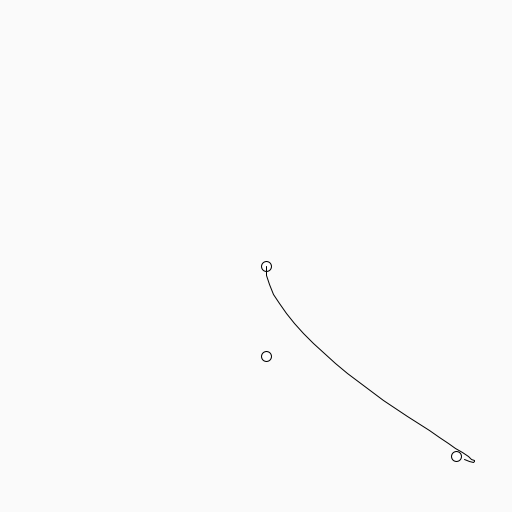
Frame 1 (no input)
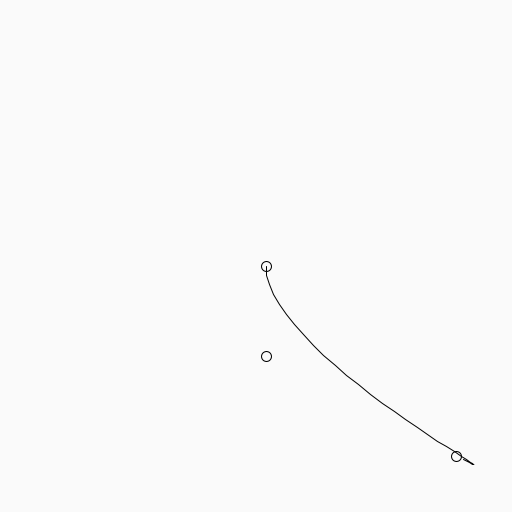
Frame 60 (the mouse pressed at the canvas centre just before this capture)
Frame 120 (the mouse held since frame 60 and released just before this capture): identical to frame 60, image omitted

The Processing sketch that drew these frames (run headless with seeded random() and noise(); from frame 60 on, the mouse is pressed at the canvas centre):

// Processing sketch: sketch_bezier
// ── sketch_bezier.pde
ArrayList<PVector> Bezier (PVector p0, PVector p1, float N) {
  ArrayList <PVector> points = new ArrayList<PVector>();
  float dt = 1.0 / N;
  
  for (float t = 0; t <= 1; t = t + dt) {
    float x = p0.x + (p1.x - p0.x) * t;
    float y = p0.y + (p1.y - p0.y) * t;
    points.add(new PVector(x, y));
  }
  
  return points;
}

ArrayList<PVector> Bezier (PVector p0, PVector p1, PVector p2, float N) {
  ArrayList <PVector> points = new ArrayList<PVector>();
  float dt = 1.0 / N;
  
  for (float t = 0; t <= 1; t = t + dt) {
    float a = ( 1 - t ) * ( 1 - t );
    float b = 2 * t * ( 1 - t );
    float c = t * t ;
    float x = a * p0.x + b * p1.x + c * p2.x;
    float y = a * p0.y + b * p1.y + c * p2.y;
    points.add(new PVector(x, y));
  }
  circle(p0.x, p0.y, 10);
  circle(p1.x, p1.y, 10);
  circle(p2.x, p2.y, 10);
  return points;
}

ArrayList<PVector> Bezier (PVector p0, PVector p1, PVector p2, PVector p3, float N) {
  ArrayList <PVector> points = new ArrayList<PVector>();
  float dt = 1.0 / N;
  
  for (float t = 0; t <= 1; t = t + dt) {
    float a = ( 1 - t ) * ( 1 - t ) * (1 - t);
    float b = 3 * t * ( 1 - t ) * ( 1 - t);
    float c = 3 * t * t * (1 -t ) ;
    float d = t * t * t;
    float x = a * p0.x + b * p1.x + c * p2.x + d * p3.x;
    float y = a * p0.y + b * p1.y + c * p2.y + d * p3.y;
    points.add(new PVector(x, y));
  }
  circle(p0.x, p0.y, 10);
  circle(p1.x, p1.y, 10);
  circle(p2.x, p2.y, 10);
  circle(p3.x, p3.y, 10);
  return points;
}


void DrawCurve (ArrayList<PVector> points) {
  noFill();
  beginShape();
    for (PVector p: points) {
      vertex(p.x, p.y);
    }
  endShape();
}

void setup () {
  size (512, 512);
}

void draw () {
  background(250);
  translate(width/2.0, height/2.0);
  float t = millis()/1000.0;
  float r = 100;
  float x = r * cos (2*PI*t);
  float y = r * sin (2*PI*t);
  ArrayList<PVector> pts = 
  //Bezier (new PVector(10,10), new PVector(200,50) , 2);
  Bezier (new PVector (10,10), 
          new PVector (10,100),
          new PVector (200 + x, 200 + y),
          new PVector (200, 200),
          30);
  
  DrawCurve(pts);
}
